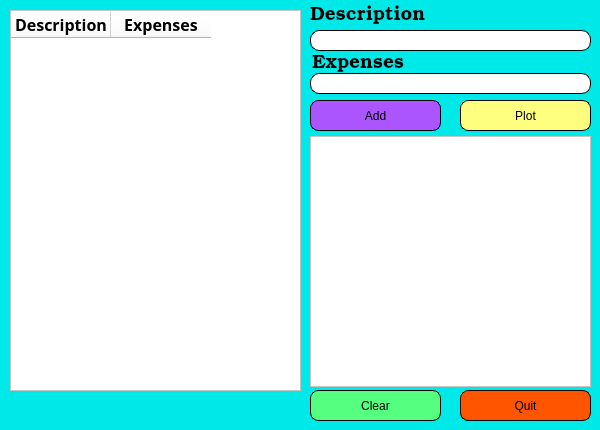
<?xml version="1.0" encoding="UTF-8"?>
<ui version="4.0">
 <class>Form</class>
 <widget class="QWidget" name="Form">
  <property name="geometry">
   <rect>
    <x>0</x>
    <y>0</y>
    <width>600</width>
    <height>430</height>
   </rect>
  </property>
  <property name="minimumSize">
   <size>
    <width>600</width>
    <height>430</height>
   </size>
  </property>
  <property name="maximumSize">
   <size>
    <width>600</width>
    <height>430</height>
   </size>
  </property>
  <property name="windowTitle">
   <string>Form</string>
  </property>
  <property name="styleSheet">
   <string notr="true">background-color: rgb(0, 233, 233);</string>
  </property>
  <widget class="QLabel" name="description">
   <property name="geometry">
    <rect>
     <x>310</x>
     <y>0</y>
     <width>121</width>
     <height>31</height>
    </rect>
   </property>
   <property name="font">
    <font>
     <family>Bookman Old Style</family>
     <pointsize>14</pointsize>
    </font>
   </property>
   <property name="styleSheet">
    <string notr="true">color: rgb(0, 0, 0);</string>
   </property>
   <property name="text">
    <string>Description</string>
   </property>
  </widget>
  <widget class="QLineEdit" name="desLineEdit">
   <property name="geometry">
    <rect>
     <x>310</x>
     <y>30</y>
     <width>281</width>
     <height>21</height>
    </rect>
   </property>
   <property name="font">
    <font>
     <pointsize>12</pointsize>
    </font>
   </property>
   <property name="styleSheet">
    <string notr="true">*{
	background-color: rgb(255, 255, 255);
border-radius:9px;
border:0.5px solid black;
}</string>
   </property>
  </widget>
  <widget class="QLineEdit" name="priceLineEdit">
   <property name="geometry">
    <rect>
     <x>310</x>
     <y>73</y>
     <width>281</width>
     <height>21</height>
    </rect>
   </property>
   <property name="font">
    <font>
     <pointsize>12</pointsize>
    </font>
   </property>
   <property name="styleSheet">
    <string notr="true">*{
	background-color: rgb(255, 255, 255);
border-radius:9px;
border:0.5px solid black;
}</string>
   </property>
  </widget>
  <widget class="QLabel" name="price">
   <property name="geometry">
    <rect>
     <x>312</x>
     <y>48</y>
     <width>121</width>
     <height>31</height>
    </rect>
   </property>
   <property name="font">
    <font>
     <family>Bookman Old Style</family>
     <pointsize>14</pointsize>
    </font>
   </property>
   <property name="styleSheet">
    <string notr="true">color: rgb(0, 0, 0);</string>
   </property>
   <property name="text">
    <string>Expenses</string>
   </property>
  </widget>
  <widget class="QPushButton" name="pushButton">
   <property name="geometry">
    <rect>
     <x>310</x>
     <y>100</y>
     <width>131</width>
     <height>31</height>
    </rect>
   </property>
   <property name="styleSheet">
    <string notr="true">color: rgb(0, 0, 0);

background-color: rgb(170, 85, 255);
font: 12pt &quot;Snap ITC&quot;;

border-radius:8px;
border:0.5px solid black;</string>
   </property>
   <property name="text">
    <string>Add</string>
   </property>
  </widget>
  <widget class="QPushButton" name="pushButton_2">
   <property name="geometry">
    <rect>
     <x>460</x>
     <y>100</y>
     <width>131</width>
     <height>31</height>
    </rect>
   </property>
   <property name="styleSheet">
    <string notr="true">background-color: rgb(255, 255, 127);
color: rgb(0, 0, 0);

font: 12pt &quot;Snap ITC&quot;;

border-radius:8px;
border:0.5px solid black;</string>
   </property>
   <property name="text">
    <string>Plot</string>
   </property>
  </widget>
  <widget class="QPushButton" name="pushButton_3">
   <property name="geometry">
    <rect>
     <x>460</x>
     <y>390</y>
     <width>131</width>
     <height>31</height>
    </rect>
   </property>
   <property name="styleSheet">
    <string notr="true">background-color: rgb(255, 85, 0);
color: rgb(0, 0, 0);

font: 12pt &quot;Snap ITC&quot;;

border-radius:8px;
border:0.5px solid black;</string>
   </property>
   <property name="text">
    <string>Quit</string>
   </property>
  </widget>
  <widget class="QPushButton" name="pushButton_4">
   <property name="geometry">
    <rect>
     <x>310</x>
     <y>390</y>
     <width>131</width>
     <height>31</height>
    </rect>
   </property>
   <property name="styleSheet">
    <string notr="true">background-color: rgb(85, 255, 127);
color: rgb(0, 0, 0);
font: 12pt &quot;Snap ITC&quot;;

border-radius:8px;
border:0.5px solid black;</string>
   </property>
   <property name="text">
    <string>Clear</string>
   </property>
  </widget>
  <widget class="QchartView" name="graphicsView">
   <property name="geometry">
    <rect>
     <x>310</x>
     <y>136</y>
     <width>281</width>
     <height>251</height>
    </rect>
   </property>
   <property name="styleSheet">
    <string notr="true">background-color: rgb(255, 255, 255);</string>
   </property>
  </widget>
  <widget class="QTableWidget" name="totalLabel">
   <property name="geometry">
    <rect>
     <x>10</x>
     <y>10</y>
     <width>291</width>
     <height>381</height>
    </rect>
   </property>
   <property name="styleSheet">
    <string notr="true">background-color: rgb(255, 255, 255);
font: 11pt &quot;Bahnschrift SemiLight&quot;;
color: rgb(0, 0, 0);</string>
   </property>
   <column>
    <property name="text">
     <string>Description</string>
    </property>
    <property name="font">
     <font>
      <family>Bahnschrift SemiBold</family>
      <pointsize>12</pointsize>
      <weight>75</weight>
      <bold>true</bold>
     </font>
    </property>
   </column>
   <column>
    <property name="text">
     <string>Expenses</string>
    </property>
    <property name="font">
     <font>
      <family>Bahnschrift SemiBold</family>
      <pointsize>12</pointsize>
      <weight>75</weight>
      <bold>true</bold>
     </font>
    </property>
   </column>
  </widget>
  <zorder>description</zorder>
  <zorder>price</zorder>
  <zorder>desLineEdit</zorder>
  <zorder>priceLineEdit</zorder>
  <zorder>pushButton</zorder>
  <zorder>pushButton_2</zorder>
  <zorder>pushButton_3</zorder>
  <zorder>pushButton_4</zorder>
  <zorder>graphicsView</zorder>
  <zorder>totalLabel</zorder>
 </widget>
 <customwidgets>
  <customwidget>
   <class>QchartView</class>
   <extends>QGraphicsView</extends>
   <header>qchartview.h</header>
  </customwidget>
 </customwidgets>
 <resources/>
 <connections/>
</ui>
